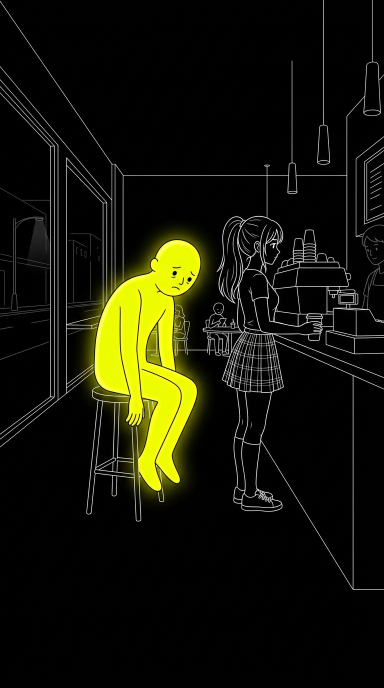
#> input picture reels/confident-body-language/ref.jpeg, 768 x 1376 px (shown at 1/2 size)
$ python -i overlay_kit.py   (imports and definitions only)
#> lines starting #> are read from the running program, lines starting #| are printed output that depends on the picture; after the words box and inside, x2 and y2 are one past the last pixel; in counts of white or black regions, pixels touching at a corner belong together
#> further down, picture is the input picture: PIL image 768x1376 RGB; mean R, G, B 21.3, 21.8, 7.8
"""Glowing graphics drawn over generated images: neon text, speech bubbles, arrows, highlights, fades.

Klein can't spell, so every bubble/title/label in a reel is drawn here. Draw on an RGBA layer in white, then
glow(base, layer, colour) adds the neon halo (layer blurred 14 px + 5 px under the sharp lines).
Keep text out of the caption band (frame y 0.42-0.58).
"""
import math

import numpy as np
from PIL import Image, ImageDraw, ImageFilter, ImageFont

from fonts import font

YELLOW, RED, WHITE, GREY = (255, 220, 60), (255, 40, 40), (255, 255, 255), (120, 120, 120)


def layer(im):
    return Image.new("RGBA", im.size, (0, 0, 0, 0))


# [10 lines left out: function glow, not called in this run]


def text(d, xy, s, size, name="bold", fill=WHITE + (255,)):
    d.multiline_text(xy, s, font=ImageFont.truetype(font(name), size), fill=fill, anchor="mm", align="center", spacing=size // 4)


# [27 lines left out: functions arrow, bubble, not called in this run]


def yellow_mask(im):
    """0-255 mask of the yellow parts of the man: the whole old mannequin, or the new man's hoodie and glow."""
    a = np.asarray(im.convert("RGB")).astype(int)
    return Image.fromarray(np.clip(((a[..., 0] + a[..., 1]) / 2 - a[..., 2] - 25) * 4, 0, 255).astype("uint8"))


def fade_man(im, bg=None):
    """Make the yellow man see-through: replace his body and glow with `bg` (the same image generated without him,
    via a Klein edit) or black, then add back a faint yellow tint, a ghost of him, and a thin outline."""
    core = yellow_mask(im).point(lambda v: 255 if v > 200 else 0).filter(ImageFilter.GaussianBlur(5)).point(lambda v: 255 if v > 128 else 0)
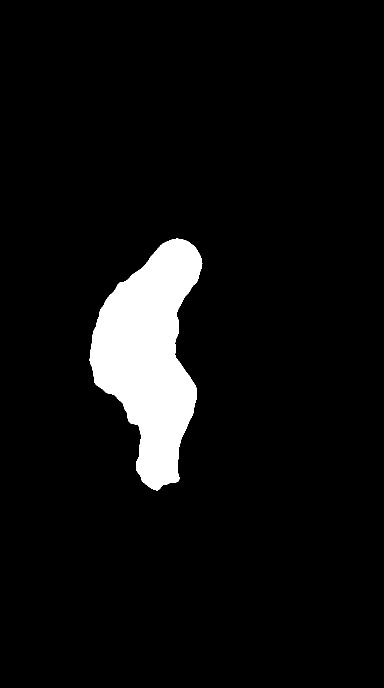
#> core: PIL image 768x1376 L (shown at 1/2 size); 6.2% white; 1 white region, box (x1, y1, x2, y2) and area: (179, 477, 405, 981) 65179
    halo = core.filter(ImageFilter.MaxFilter(41)).filter(ImageFilter.GaussianBlur(10))
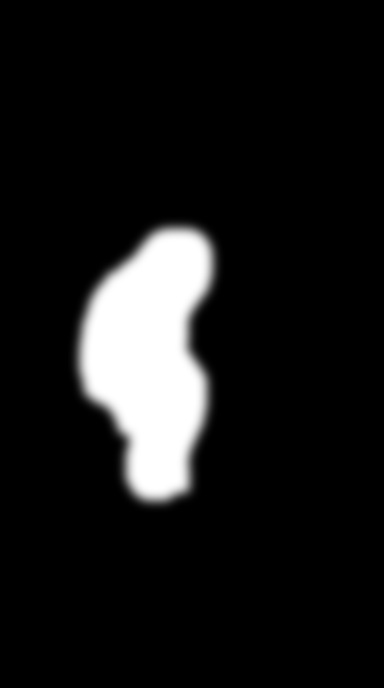
#> halo: PIL image 768x1376 L (shown at 1/2 size); min 0, max 255, mean 23.7
    out = Image.composite(bg if bg is not None else Image.new("RGB", im.size, "black"), im, halo)
    out = Image.composite(Image.blend(out, im, 0.18), out, core).convert("RGBA")
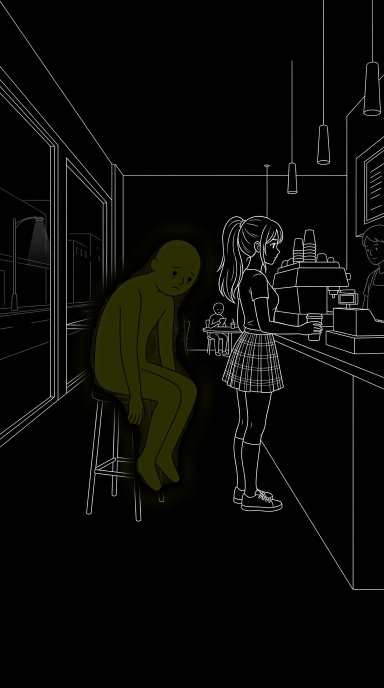
#> out: PIL image 768x1376 RGBA (shown at 1/2 size); mean R, G, B, A 9, 9.2, 6.7, 255
    tint = Image.new("RGBA", im.size, YELLOW + (0,)); tint.putalpha(core.point(lambda v: v * 0.12))
#> after `tint.putalpha(core.point(lambda v: v * 0.12))`:
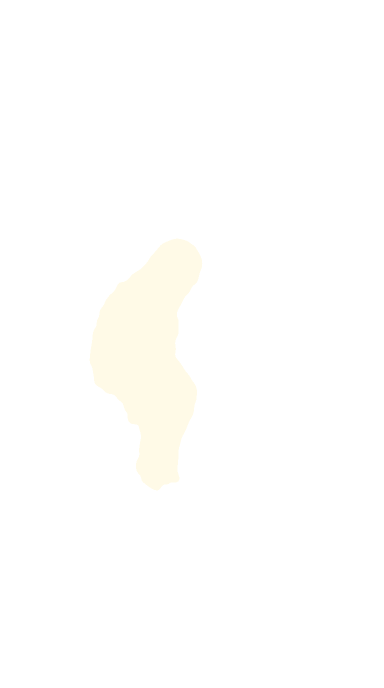
#> tint: PIL image 768x1376 RGBA (shown at 1/2 size); mean R, G, B, A 255, 220, 60, 1.9; transparent parts drawn white
    edge = core.filter(ImageFilter.FIND_EDGES).filter(ImageFilter.MaxFilter(3))
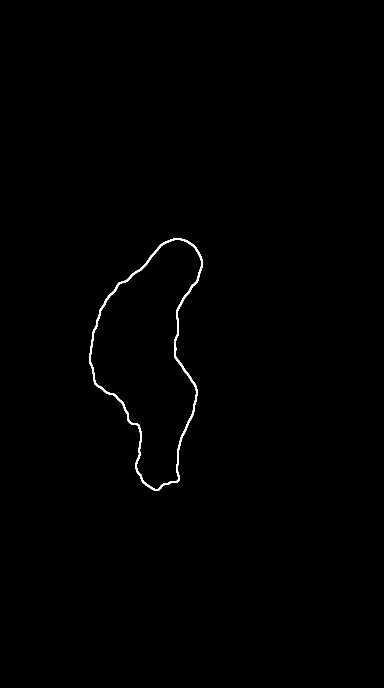
#> edge: PIL image 768x1376 L (shown at 1/2 size); 0.45% white; 1 white region, box (x1, y1, x2, y2) and area: (178, 476, 406, 982) 4749
    line = Image.new("RGBA", im.size, (255, 240, 170, 0)); line.putalpha(edge.point(lambda v: v * 0.6))
#> after `line.putalpha(edge.point(lambda v: v * 0.6))`:
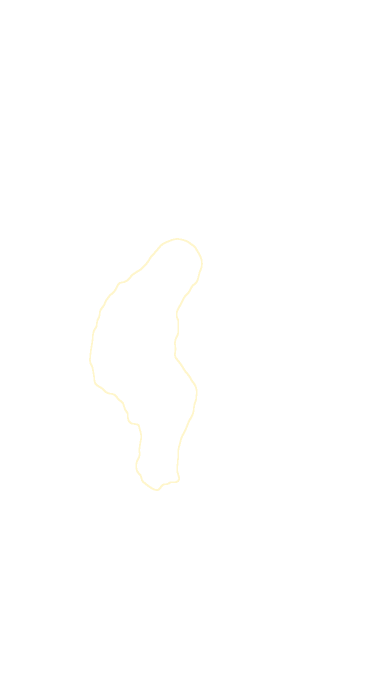
#> line: PIL image 768x1376 RGBA (shown at 1/2 size); mean R, G, B, A 255, 240, 170, 0.7; transparent parts drawn white
    return Image.alpha_composite(Image.alpha_composite(out, tint), line).convert("RGB")
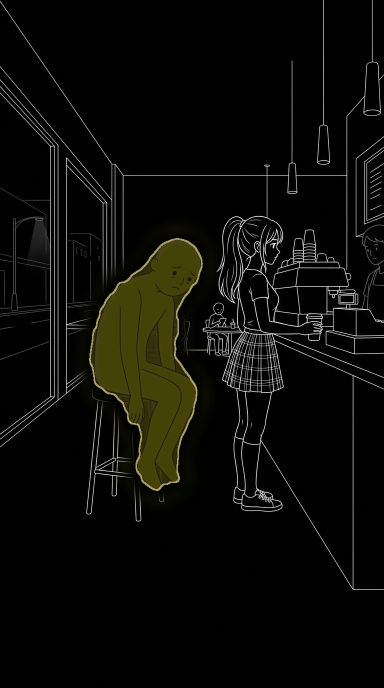
#> returned value: PIL image 768x1376 RGB (shown at 1/2 size); mean R, G, B 11.3, 11.1, 7.5


# [6 lines left out: function focus_blur, not called in this run]

>>> from PIL import Image
>>> picture = Image.open('confident-body-language/ref.jpeg')
>>> result = fade_man(picture)
